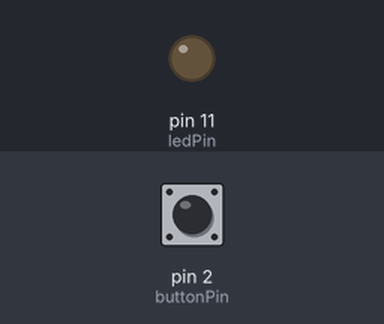
Recording of a sketch running on a simulated Arduino Uno, built with avr-gcc and run on an emulated ATmega328P. Shown: output pins drawn as LEDs (lit = HIGH). The test bench sets the inputs (shaded band); at power-on: pin 2 (buttonPin) LOW. What the sketch prints to the serial monitor is not drawn.

Above: at 1.25 s.
1.3 s: pin 2 (buttonPin) pulled HIGH for 0.15 s
At 1.7 s:
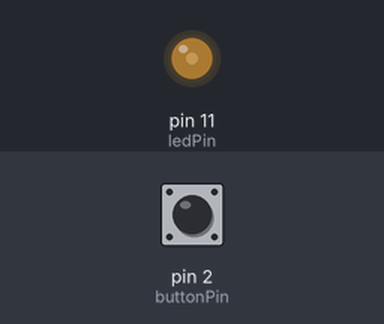
4.3 s: pin 2 (buttonPin) pulled HIGH for 0.15 s
7.4 s: pin 2 (buttonPin) pulled HIGH for 1 s
At 8.2 s:
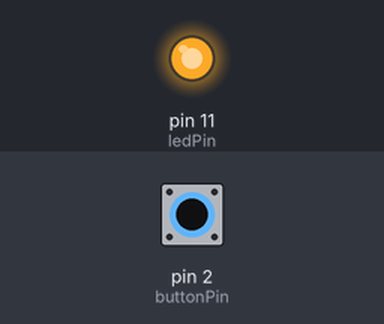
Timing chart, 0 to 16.4 s (numbered marks = the images above; inputs shaded):
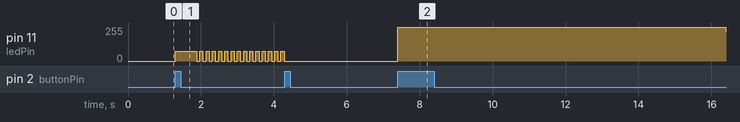

Measured:
- after the input at 7.4 s, pin 11 (ledPin): stays 252/255 (without the input it goes to 83/255 after 3.7 s)

The sketch:

ledFade_blink_toggle.ino
```cpp
int ledPin = 11;
int buttonPin=2;
int val=0;
int ledVal=0;
int fadeam=1;
int lastVal;
int buttonNew;
int buttonOld;
int NewVal;
int LEDState=0;
int i=0;
void setup()
{
  Serial.begin(9600);
  pinMode(ledPin,OUTPUT);
  pinMode(buttonPin,INPUT);

}

void delay_ms(int d)
{
  for(int j=0; j<d; j++)
  {
    delay(0.01);
    val=digitalRead(buttonPin);
    if(val)
    {

      i++;
      delay(500);
      }
  }
}

void blink()
{
  analogWrite(ledPin,ledVal);
  delay_ms(10000);
  analogWrite(ledPin,0);
  delay_ms(10000);

}

void loop()
{
 /* val=digitalRead(buttonPin);
  if(val)
  {
    delay(500);
    i++;
  }*/
int k=i%2;
Serial.println(k);
switch(k)
{
  case 0:
  {

    ledVal = ledVal + fadeam;
    if (ledVal <= 0 || ledVal >= 255)
    {
      fadeam = -fadeam;
    }
    analogWrite(ledPin, ledVal);
    delay_ms(100);

  //Serial.println(ledVal);
  break;
  }

  case 1:
  {
  //fadeam=-fadeam;
  //digitalWrite(buttonPin,HIGH);
  //Serial.println(val);
  //Serial.println(ledVal);
  blink();
  delay_ms(100);

  break;
    }


  default:
  {

    analogWrite(ledPin, ledVal);
    ledVal = ledVal + fadeam;
    if (ledVal <= 0 || ledVal >= 255)
    {
      fadeam = -fadeam;
    }
    //Serial.println(ledVal);
  }
}
}


    /*
    digitalWrite(buttonPin,LOW);
    for(int ledVal=0; ledVal<=255;ledVal+=1){
    analogWrite(ledPin,ledVal);
    delay(10);
    }
    for(int ledVal=255; ledVal>=0; ledVal-=1){
    analogWrite(ledPin,ledVal);
    delay(10);
    }*/


  /*{
  analogWrite(ledPin, ledVal);
  ledVal = ledVal + fadeam;


  if (ledVal <= 0 || ledVal >= 255)
  {
    fadeam = -fadeam;
  }
  delay(5);


val = digitalRead(buttonPin);
    if(val==HIGH)
    {
      fadeam=0;
      Serial.println(val);
      Serial.println(ledVal);
      blink();
    }

}*/


/*  if(digitalRead(buttonPin)==1)
  {
    Serial.println(ledVal);
    Serial.println(buttonPin);
    analogWrite(ledPin,ledVal);
    delay(1000);
    analogWrite(ledPin,0);
    delay(1000);
  }
  }


}*/


  /*
  analogWrite(ledPin,ledVal);


  ledVal= ledVal + fade;


  if (ledVal <= 0 ||ledVal >= 255)
  {
    fade = -fade;
    delay(5);
*/

/*int ledPin = 11;
int buttonPin=2;
int val=0;
int ledVal=0;
int fadeam=1;
int lastVal;
int buttonNew;
int buttonOld;
int NewVal;
int LEDState=0;
int i;
void setup()
{

  Serial.begin(9600);
  pinMode(ledPin,OUTPUT);
  pinMode(buttonPin,INPUT);

}


void blink()
{
  analogWrite(ledPin,ledVal);
  delay(500);
  analogWrite(ledPin,0);
  delay(500);
}

void loop()
{
  val=digitalRead(buttonPin);
switch(val)
{
  case 0:
  analogWrite(ledPin, ledVal);
  ledVal = ledVal + fadeam;
  if (ledVal <= 0 || ledVal >= 255)
  {
    fadeam = -fadeam;
  }
  Serial.println(ledVal);
  break;

  case 1:
  fadeam=0;
  digitalWrite(buttonPin,HIGH);
  Serial.println(val);
  Serial.println(ledVal);
  blink();
  break;


  default:
  {

    analogWrite(ledPin, ledVal);
    ledVal = ledVal + fadeam;
    if (ledVal <= 0 || ledVal >= 255)
    {
      fadeam = -fadeam;
    }
    Serial.println(ledVal);
  }
}
}*/


    /*
    digitalWrite(buttonPin,LOW);
    for(int ledVal=0; ledVal<=255;ledVal+=1){
    analogWrite(ledPin,ledVal);
    delay(10);
    }
    for(int ledVal=255; ledVal>=0; ledVal-=1){
    analogWrite(ledPin,ledVal);
    delay(10);
    }*/


  /*{
  analogWrite(ledPin, ledVal);
  ledVal = ledVal + fadeam;


  if (ledVal <= 0 || ledVal >= 255)
  {
    fadeam = -fadeam;
  }
  delay(5);


val = digitalRead(buttonPin);
    if(val==HIGH)
    {
      fadeam=0;
      Serial.println(val);
      Serial.println(ledVal);
      blink();
    }

}*/


/*  if(digitalRead(buttonPin)==1)
  {
    Serial.println(ledVal);
    Serial.println(buttonPin);
    analogWrite(ledPin,ledVal);
    delay(1000);
    analogWrite(ledPin,0);
    delay(1000);
  }
  }


}*/


  /*
  analogWrite(ledPin,ledVal);


  ledVal= ledVal + fade;


  if (ledVal <= 0 ||ledVal >= 255)
  {
    fade = -fade;
    delay(5);
*/
```
